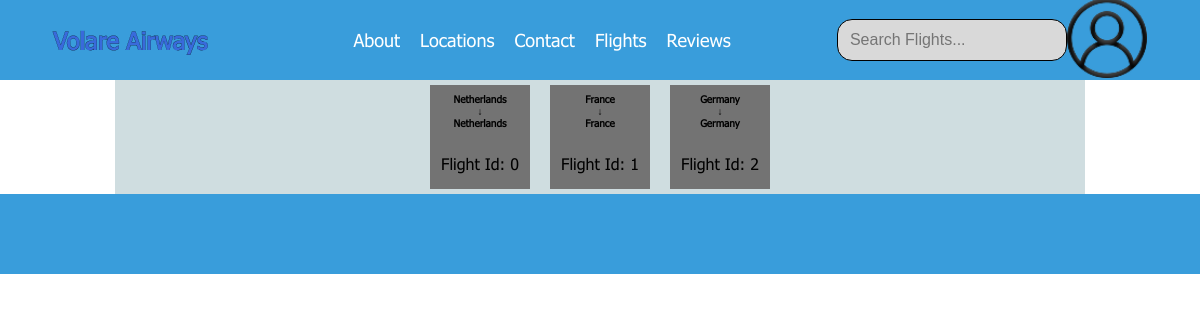
The app's page /admin.php with its own data.
### tables this page shows
CREATE TABLE `Available_Flights` (
  `Flight_Id` int NOT NULL,
  `Flight_Cost` int NOT NULL,
  `Flight_Duration` int NOT NULL COMMENT 'In hours',
  `From_Country_Id` int NOT NULL,
  `To_Country_Id` int NOT NULL
);

CREATE TABLE `Country` (
  `Country_Id` int NOT NULL,
  `Country_Name` varchar(45) NOT NULL
);

### html/assets/php/functions/flights.php (called while the page is built, shortened)
<?php
require("connection.php");
function getCountryNameFromId($id)
{
    global $connect;
    $sql = 'SELECT * FROM Country WHERE Country_Id = :id';
    $stmt = $connect->prepare($sql);
    $stmt->execute([':id' => $id]);
    $result = $stmt->fetchAll();
    $name = $result[0]['Country_Name'];
    return $name;
}
function getFlights()
{
    global $connect;
    $sql = 'SELECT * FROM Available_Flights';
    $stmt = $connect->prepare($sql);
    $stmt->execute();
    $result = $stmt->fetchAll();
    return $result;
}
?>

### html/admin.php (the view, shortened to what this page needs)
<?php
require("assets/php/functions/flights.php");
$flights = getFlights();
?>
<!DOCTYPE html>
<html lang="en">
<?php include './assets/php/head.php' ?>
<body>
    <?php include './assets/php/header.php' ?>
    <main>
        <section>
            <div
                class="backgroundcolorcfdde0 box flex flexrow alignitemscenter justifycontentcenter wrap adminflightbox">
                <?php
                for ($i = 0; $i < count($flights); $i++) {
                    echo "<div class='adminflights flex alignitemscenter justifycontentcenter flexcolumn'>";
                    $from = $flights[$i]["From_Country_Id"];
                    $to = $flights[$i]["To_Country_Id"];
                    if (!is_array($from)) {
                        $from = [$from];
                    }
                    if (!is_array($to)) {
                        $to = [$to];
                    }
                    echo "<h2>"
                        . getCountryNameFromId($from[0])
                        . "<br>"
                        . " ↓ "
                        . "<br>"
                        . getCountryNameFromId($to[0])
                        . "</h2>";
                    echo "<p>Flight Id: " . $flights[$i]['Flight_Id'] . "</p>";
                    echo "</div>";
                }
                ?>
            </div>
        </section>
    </main>
    <?php include './assets/php/footer.php' ?>
</body>
</html>

### html/assets/php/head.php (shortened to what this page needs)
<head>
    <link rel="stylesheet" href="assets/css/style.css">
</head>

### html/assets/php/header.php (shortened to what this page needs)
<header class="backgroundcolor399DDB flex justifycontentaround alignitemscenter flexrow">
    <h1 class="color396ADB">Volare Airways</h1>
    <nav class="">
        <ul class="flex flexrow">
            <li><a class="colorcfdde0" href="../about.php">About</a></li>
            <li><a href="">Locations</a></li>
            <li><a href="">Contact</a></li>
            <li><a href="">Flights</a></li>
            <li><a href="">Reviews</a></li>
        </ul>
    </nav>
    <div class="flex flexrow justifycontentcenter alignitemscenter">
        <div>
            <input type="text" id="searchbar" oninput="showHiddenSearch()" class="searchbar flex alignitemscenter" placeholder="Search Flights...">
        </div>
        <a href=""><img src="assets/img/account_icon.png" alt="account icon"></a>
    </div>
</header>

### html/assets/php/footer.php
<footer>
</footer>

### html/assets/css/style.css (style rules this page uses)
body { margin: 0; padding: 0; max-width: 100vw; }
header { width: 100vw; height: 10vh; font-family: Tahoma; }
header h1 { font-size: 2vw; -webkit-text-stroke: 0.2px black; }
main { font-family: Tahoma; }
ul { list-style: none; list-style-type: none; }
a { font-size: 1.5vw; text-decoration: none; color: white; }
:root { --color-399ddb: #399ddb; --color-3c39db: #3c39db; --color-396adb: #396adb; --color-63d3db: #63d3db; --color-aa91db: #aa91db; --color-cfdde0: #cfdde0; --color-6b8bdc: #6b8bdc; }
.backgroundcolor399DDB { background-color: var(--color-399ddb); }
.color396ADB { color: var(--color-396adb); }
.flex { display: flex; }
.justifycontentcenter { justify-content: center; }
.justifycontentaround { justify-content: space-around; }
.flexrow { flex-direction: row; }
.flexcolumn { flex-direction: column; }
.alignitemscenter { align-items: center; }
nav ul { gap: 20px; }
.searchbar { width: 17vw; height: 2vh; border-radius: 15px; border: #000000 solid 0.5px; background-color: #d9d9d9; padding: 1vw 1vw; font-size: 100%; }
header div img { height: 10vh; }
.indexbox, .box { width: 80vw; height: 50vh; background-color: var(--color-cfdde0); }
footer { background-color: #399ddb; width: 100vw; height: 10vh; }
.adminflights { width: 5%; height: 20%; min-width: 100px; min-height: 100px; background-color: #737373; text-align: center; }
.adminflights h2 { font-size: x-small; }
.wrap { flex-wrap: wrap; }
.adminflightbox { gap: 20px; padding: 5px; height: fit-content; min-height: 100px; justify-self: center; }

### records on screen
available_flights: From_Country_Id.Country_Name "Netherlands", To_Country_Id.Country_Name "Netherlands", Flight_Id "0"
available_flights: From_Country_Id.Country_Name "France", To_Country_Id.Country_Name "France", Flight_Id "1"
available_flights: From_Country_Id.Country_Name "Germany", To_Country_Id.Country_Name "Germany", Flight_Id "2"
